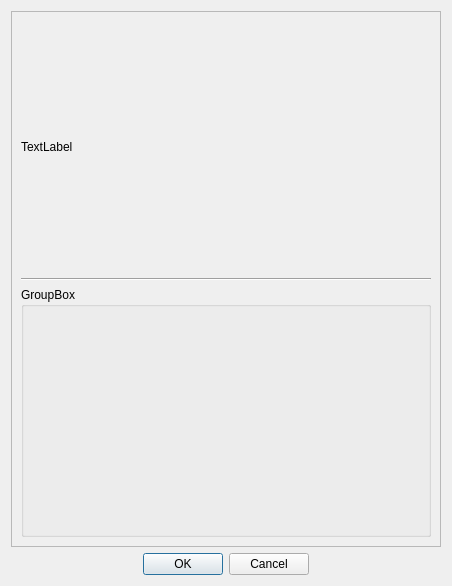
<?xml version="1.0" encoding="UTF-8"?>
<ui version="4.0">
 <class>Form</class>
 <widget class="QWidget" name="Form">
  <property name="geometry">
   <rect>
    <x>0</x>
    <y>0</y>
    <width>452</width>
    <height>586</height>
   </rect>
  </property>
  <property name="windowTitle">
   <string>Form</string>
  </property>
  <layout class="QVBoxLayout" name="verticalLayout">
   <item>
    <widget class="QScrollArea" name="scrollArea">
     <property name="widgetResizable">
      <bool>true</bool>
     </property>
     <widget class="QWidget" name="scrollAreaWidgetContents">
      <property name="geometry">
       <rect>
        <x>0</x>
        <y>0</y>
        <width>432</width>
        <height>527</height>
       </rect>
      </property>
      <layout class="QVBoxLayout" name="verticalLayout_3">
       <item>
        <layout class="QVBoxLayout" name="verticalLayout_2">
         <item>
          <widget class="QLabel" name="label">
           <property name="text">
            <string>TextLabel</string>
           </property>
           <property name="scaledContents">
            <bool>false</bool>
           </property>
          </widget>
         </item>
         <item>
          <widget class="Line" name="line">
           <property name="orientation">
            <enum>Qt::Horizontal</enum>
           </property>
          </widget>
         </item>
         <item>
          <widget class="QGroupBox" name="groupBox">
           <property name="title">
            <string>GroupBox</string>
           </property>
          </widget>
         </item>
        </layout>
       </item>
      </layout>
     </widget>
    </widget>
   </item>
   <item alignment="Qt::AlignHCenter">
    <widget class="QDialogButtonBox" name="buttonBox">
     <property name="standardButtons">
      <set>QDialogButtonBox::Cancel|QDialogButtonBox::Ok</set>
     </property>
    </widget>
   </item>
  </layout>
 </widget>
 <resources/>
 <connections/>
</ui>
